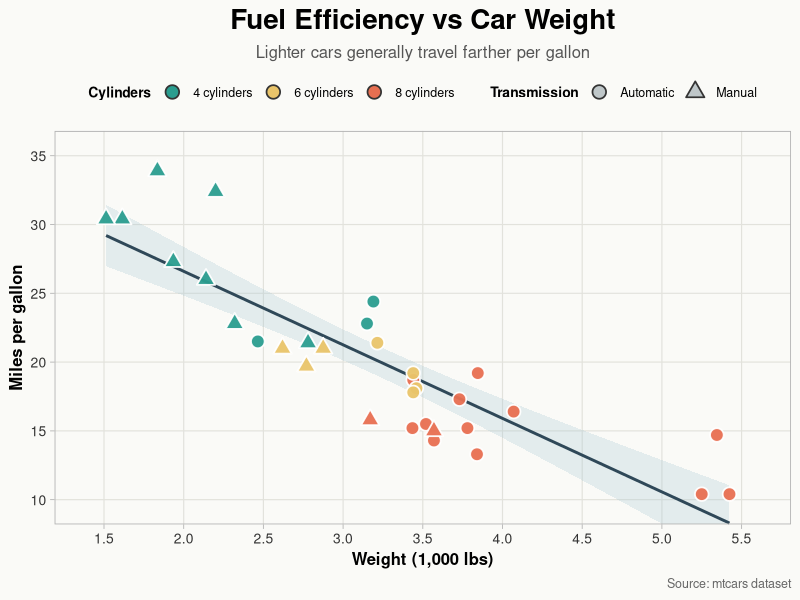
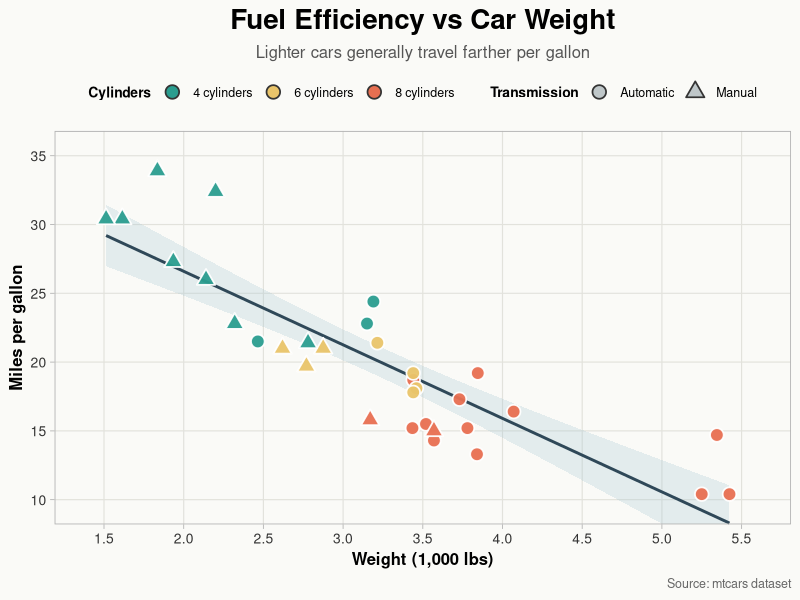

Source code (R) for these figures, in order:
# Run this line once if tidyverse is not installed:
# install.packages("tidyverse")

library(tidyverse)

# Dataset: mtcars
# Variables used:
# - wt: car weight
# - mpg: miles per gallon
# - cyl: number of cylinders
# - am: transmission type
cars_data <- mtcars %>%
  rownames_to_column("model") %>%
  mutate(
    cylinders = factor(
      cyl,
      levels = c(4, 6, 8),
      labels = c("4 cylinders", "6 cylinders", "8 cylinders")
    ),
    transmission = factor(
      am,
      levels = c(0, 1),
      labels = c("Automatic", "Manual")
    )
  )

fuel_plot <- ggplot(cars_data, aes(x = wt, y = mpg)) +
  geom_smooth(
    method = "lm",
    formula = y ~ x,
    se = TRUE,
    color = "#2F4858",
    fill = "#9FC5D1",
    linewidth = 1,
    alpha = 0.25
  ) +
  geom_point(
    aes(fill = cylinders, shape = transmission),
    color = "white",
    size = 4,
    stroke = 0.9,
    alpha = 0.95
  ) +
  scale_fill_manual(
    values = c(
      "4 cylinders" = "#2A9D8F",
      "6 cylinders" = "#E9C46A",
      "8 cylinders" = "#E76F51"
    )
  ) +
  scale_shape_manual(values = c("Automatic" = 21, "Manual" = 24)) +
  scale_x_continuous(breaks = seq(1.5, 5.5, 0.5)) +
  scale_y_continuous(breaks = seq(10, 35, 5)) +
  coord_cartesian(xlim = c(1.4, 5.6), ylim = c(9.5, 35.5)) +
  labs(
    title = "Fuel Efficiency vs Car Weight",
    subtitle = "Lighter cars generally travel farther per gallon",
    x = "Weight (1,000 lbs)",
    y = "Miles per gallon",
    fill = "Cylinders",
    shape = "Transmission",
    caption = "Source: mtcars dataset"
  ) +
  guides(
    fill = guide_legend(
      order = 1,
      override.aes = list(shape = 21, color = "#333333", size = 4, alpha = 1)
    ),
    shape = guide_legend(
      order = 2,
      override.aes = list(fill = "#BFC7C9", color = "#333333", size = 4, alpha = 1)
    )
  ) +
  theme_light(base_size = 13) +
  theme(
    plot.background = element_rect(fill = "#FAFAF7", color = NA),
    panel.background = element_rect(fill = "#FAFAF7", color = NA),
    panel.grid.minor = element_blank(),
    panel.grid.major = element_line(color = "#E2E2DC", linewidth = 0.4),
    plot.title = element_text(size = 20, face = "bold", hjust = 0.5),
    plot.subtitle = element_text(size = 12, color = "#555555", hjust = 0.5),
    plot.caption = element_text(size = 9, color = "#666666", hjust = 1),
    axis.title = element_text(size = 12, face = "bold"),
    axis.text = element_text(size = 10, color = "#333333"),
    legend.position = "top",
    legend.title = element_text(size = 10, face = "bold"),
    legend.text = element_text(size = 9),
    legend.background = element_blank(),
    legend.key = element_blank()
  )

fuel_plot

ggsave(
  filename = "fuel_efficiency_weight.png",
  plot = fuel_plot,
  width = 9,
  height = 6,
  dpi = 300
)
